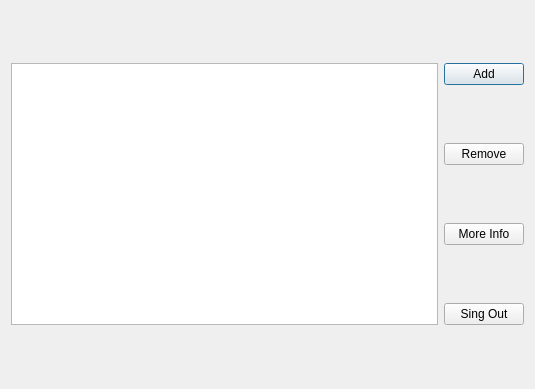
<?xml version="1.0" encoding="UTF-8"?>
<ui version="4.0">
 <class>Menu</class>
 <widget class="QDialog" name="Menu">
  <property name="geometry">
   <rect>
    <x>0</x>
    <y>0</y>
    <width>535</width>
    <height>389</height>
   </rect>
  </property>
  <property name="windowTitle">
   <string>Dialog</string>
  </property>
  <layout class="QGridLayout" name="gridLayout">
   <item row="0" column="0" rowspan="4">
    <widget class="QTableView" name="tableView"/>
   </item>
   <item row="0" column="1">
    <widget class="QPushButton" name="add_pushButton">
     <property name="text">
      <string>Add</string>
     </property>
    </widget>
   </item>
   <item row="1" column="1">
    <widget class="QPushButton" name="remove_pushButton">
     <property name="text">
      <string>Remove</string>
     </property>
    </widget>
   </item>
   <item row="2" column="1">
    <widget class="QPushButton" name="moreInfo_pushButton">
     <property name="text">
      <string>More Info</string>
     </property>
    </widget>
   </item>
   <item row="3" column="1">
    <widget class="QPushButton" name="singOut_pushButton">
     <property name="text">
      <string>Sing Out</string>
     </property>
    </widget>
   </item>
  </layout>
 </widget>
 <resources/>
 <connections/>
</ui>
